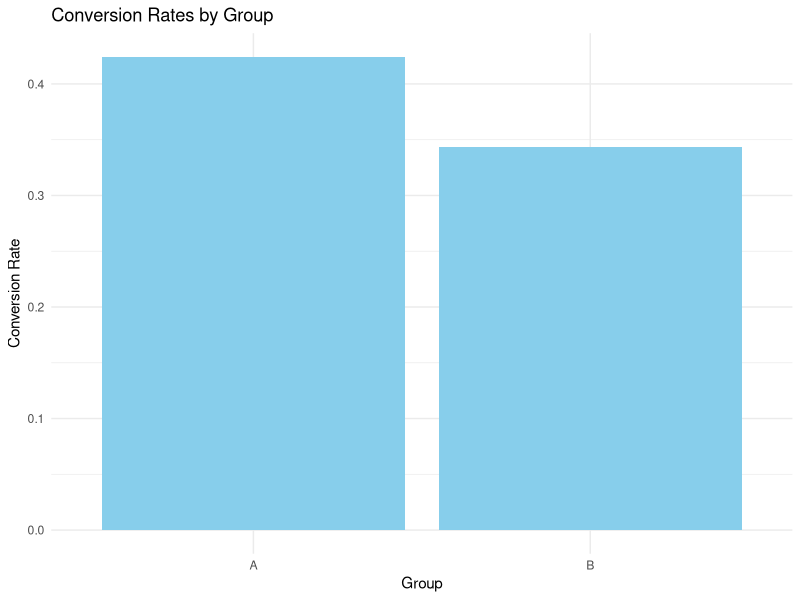
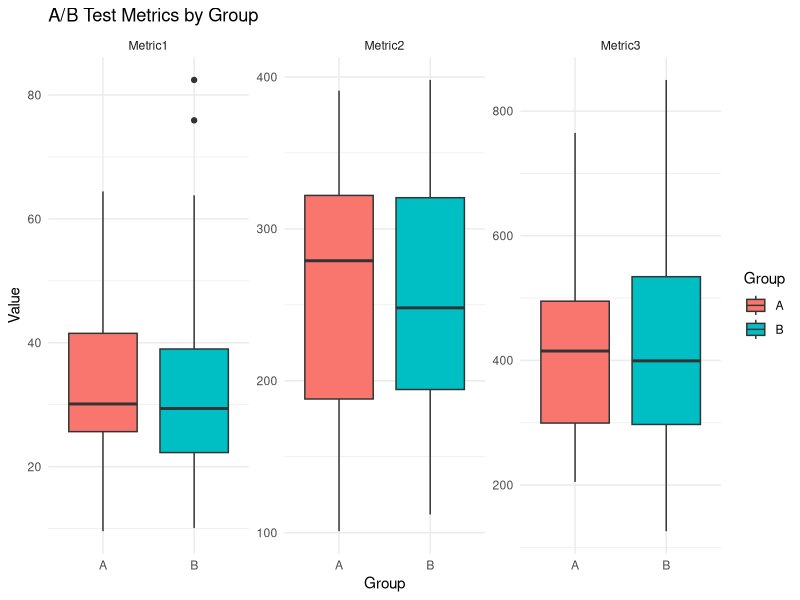

Reproduce these figures in R, in order.
## Chapter 10

# Install and load necessary libraries
install.packages("tidyverse")
install.packages("broom")

library(tidyverse)
library(broom)

# Load the A/B test dataset
ab_test_data <- read.csv("data/ab_test_data.csv")

# View the first few rows of the dataset
head(ab_test_data)


  # Summarize the data
  summary(ab_test_data)

# Calculate conversion rates for each group
ab_test_data %>%
  group_by(Group) %>%
  summarise(Conversion_Rate = mean(Converted) * 100)


  # Plot conversion rates
  ggplot(ab_test_data, aes(x = Group, y = Converted)) +
  geom_bar(stat = "summary", fun.y = "mean", fill = "skyblue") +
  labs(title = "Conversion Rates by Group", x = "Group", y = "Conversion Rate") +
  theme_minimal()


  # Perform a t-test to compare conversion rates
  t_test_result <- t.test(Converted ~ Group, data = ab_test_data)

# View the t-test results
tidy(t_test_result)



# Summarize the data by group
ab_test_data %>%
  group_by(Group) %>%
  summarise_at(vars(Metric1, Metric2, Metric3), list(mean = mean, sd = sd))


  # Plot multiple metrics by group
  ab_test_metrics_long <- ab_test_data %>%
  pivot_longer(cols = Metric1:Metric3, names_to = "Metric", values_to = "Value")

ggplot(ab_test_metrics_long, aes(x = Group, y = Value, fill = Group)) +
  geom_boxplot() +
  facet_wrap(~ Metric, scales = "free") +
  labs(title = "A/B Test Metrics by Group", x = "Group", y = "Value") +
  theme_minimal()


  # Perform t-tests for multiple metrics
  t_test_results <- ab_test_metrics_long %>%
  group_by(Metric) %>%
  summarise(t_test = list(tidy(t.test(Value ~ Group))))

# View the t-test results
t_test_results %>%
  unnest(t_test)